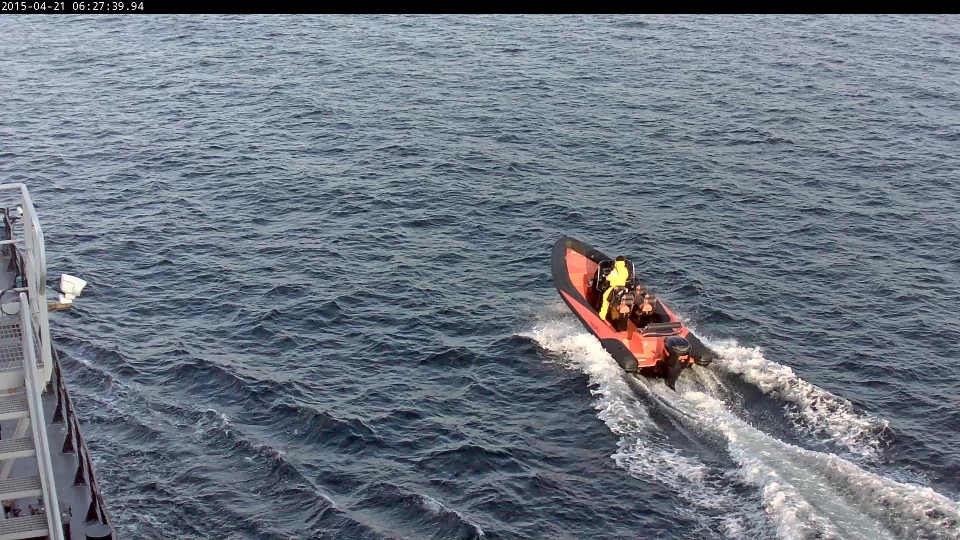
#> input picture images/test_image.jpg, 1920 x 1080 px (shown at 1/2 size)
$ jupyter execute demo.ipynb
#> lines starting #> are read from the running program, lines starting #| are printed output that depends on the picture; after the words box and inside, x2 and y2 are one past the last pixel; in counts of white or black regions, pixels touching at a corner belong together
[cell 1]
from PIL import Image
from sklearn.cluster import MeanShift, estimate_bandwidth
from skimage.filters import gaussian
from skimage.measure import label
import matplotlib.pyplot as plt
import numpy as np
from math import floor
from scipy.ndimage.morphology import binary_dilation, binary_fill_holes
import json
from pycocotools import mask
from skimage import measure
import cv2
from matplotlib import rcParams

[cell 2]
# Read in the image
im = Image.open("images/test_image.jpg")
#> im is the input picture: PIL image 1920x1080 RGB; mean R, G, B 110.3, 118.2, 129.6

# Convert image to numpy array
im = np.array(im)

# Display numpy array
plt.imshow(im)

[cell 3]
# Read in the image
im = Image.open("images/test_image.jpg")
original_rows, original_cols = im.size
#> original_rows = 1920; original_cols = 1080

# Declare bounding box
crop_rectangle = (1095, 468, 1432, 788)

# Crop the image around the bounding box
im = im.crop(crop_rectangle)
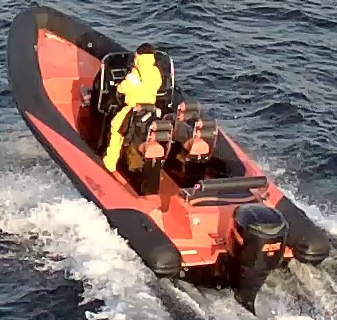
#> im: PIL image 337x320 RGB; mean R, G, B 127.7, 109, 104.7

# Load pixel data from cropped image
pix = im.load()

cols, rows = im.size
#> cols = 337; rows = 320

print("Rows: {}".format(rows))
#| Rows: 320
print("Cols: {}".format(cols))
#| Cols: 337

# Convert cropped image to numpy array
im = np.array(im)
# im = gaussian(im, sigma=6)
original_shape = im.shape
#> original_shape = (320, 337, 3)

# Display numpy array
plt.imshow(im)

[cell 4]
# Load positive and negative histograms
RGB_Water_Histogram = np.load('histograms/boat_positive_histogram.npy')
#> (reads histograms/boat_positive_histogram.npy from the repository)
RGB_Non_Water_Histogram = np.load('histograms/boat_negative_histogram.npy')
#> (reads histograms/boat_negative_histogram.npy from the repository)

[cell 5]
# Get the height and width of the sample image
rows = np.shape(im)[0]
cols = np.shape(im)[1]

print("Rows: {}".format(rows))
#| Rows: 320
print("Cols: {}".format(cols))
#| Cols: 337

# Get histogram bins
histogram_bins = np.shape(RGB_Water_Histogram)[0]

# Get the factor based on the histogram bins
factor = 256 / histogram_bins

[cell 6]
# Declare a results numpy array that contains only zeros
result = np.zeros((rows, cols))

[cell 7]
# Determine the probability of water given RGB and histograms representing water and non water

try:
    iterations = 4
    for row in range(rows):
        for col in range(cols):
    #         print(row)
    #         print(col)
    #         print("\n")
            red = float(pix[col, row][0])
            green = float(pix[col, row][1])
            blue = float(pix[col, row][2])

            red_index = floor(red / factor)
            green_index = floor(green / factor)
            blue_index = floor(blue / factor)

            water_value = RGB_Water_Histogram[red_index, green_index, blue_index]
            non_water_value = RGB_Non_Water_Histogram[red_index, green_index, blue_index]

            total = water_value + non_water_value

            if total is not 0:
                result[row, col] = water_value / total
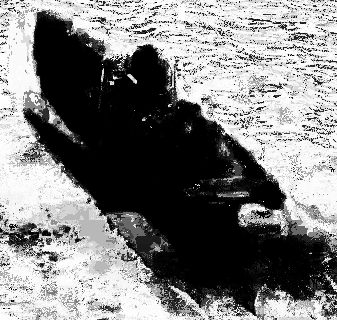
#> result: shape (320, 337) float64; 0.93% of the values are NaN or infinite; the others: min 0, max 1, mean 0.505; drawn with min black, max white, NaN and infinite black


    # Filter out points given threshold

    threshold = 0.48

    for row in range(rows):
        for col in range(cols):
            if result[row, col] < threshold:
                result[row, col] = 1
            else:
                result[row, col] = 0
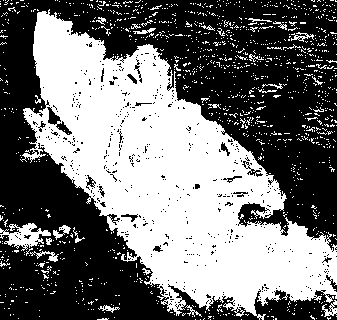
#> result: shape (320, 337) float64; values 0 (black) and 1 (white), 45.5% white; 1209 white regions (1175 under 20 px), largest, box (x1, y1, x2, y2) and area: (20, 9, 337, 320) 44045, (0, 223, 51, 251) 662, (322, 300, 337, 317) 113

    plt.imshow(result)

    # Get the largest connected component
    labels = label(result)
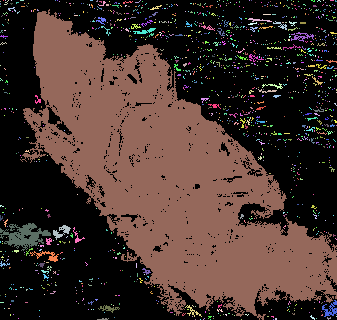
#> labels: shape (320, 337) int64; 1210 distinct labels, from 0 to 1209; one colour per label, 0 black
    assert( labels.max() != 0 ) # assume at least 1 CC
    largestCC = labels == np.argmax(np.bincount(labels.flat)[1:])+1
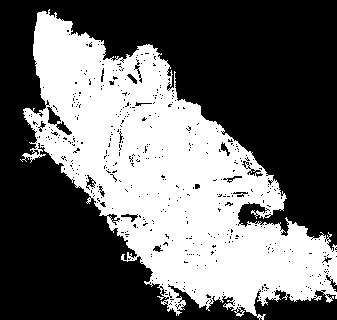
#> largestCC: shape (320, 337) bool; 40.8% white; 1 white region, box (x1, y1, x2, y2) and area: (20, 9, 337, 320) 44045

except:
    iterations = 2
    for row in range(rows):
        for col in range(cols):
    #         print(row)
    #         print(col)
    #         print("\n")
            red = float(pix[col, row][0])
            green = float(pix[col, row][1])
            blue = float(pix[col, row][2])

            red_index = floor(red / factor)
            green_index = floor(green / factor)
            blue_index = floor(blue / factor)

            water_value = RGB_Water_Histogram[red_index, green_index, blue_index]
            non_water_value = RGB_Non_Water_Histogram[red_index, green_index, blue_index]

            total = water_value + non_water_value

            if total is not 0:
                result[row, col] = water_value / total


    # Filter out points given threshold

    threshold = 0.48

    for row in range(rows):
        for col in range(cols):
            if result[row, col] < np.median(result):
                result[row, col] = 1
            else:
                result[row, col] = 0

    plt.imshow(result)

    # Get the largest connected component
    labels = label(result)
    assert( labels.max() != 0 ) # assume at least 1 CC
    largestCC = labels == np.argmax(np.bincount(labels.flat)[1:])+1

plt.imshow(largestCC)

[cell 8]
# Fill holes in the boat

largestCC = binary_fill_holes(largestCC)
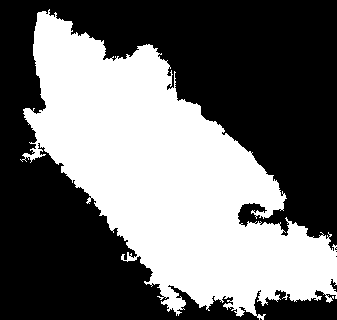
#> largestCC: shape (320, 337) bool; 42.8% white; 1 white region, box (x1, y1, x2, y2) and area: (20, 9, 337, 320) 46206
plt.imshow(largestCC)

[cell 9]
# Dialate to expand the mask

largestCC = binary_dilation(largestCC, iterations=iterations)
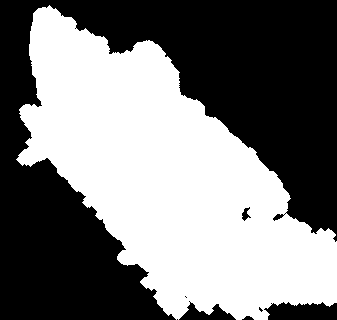
#> largestCC: shape (320, 337) bool; 48.5% white; 1 white region, box (x1, y1, x2, y2) and area: (16, 5, 337, 320) 52258
plt.imshow(largestCC)

[cell 10]
# Create numpy zeros array the same size as the original image before cropping
image_with_mask = np.zeros((original_cols, original_rows))

# Overlay binary mask onto zeros array
image_with_mask[crop_rectangle[1]:crop_rectangle[1] + rows, crop_rectangle[0]:crop_rectangle[0] + cols] = largestCC
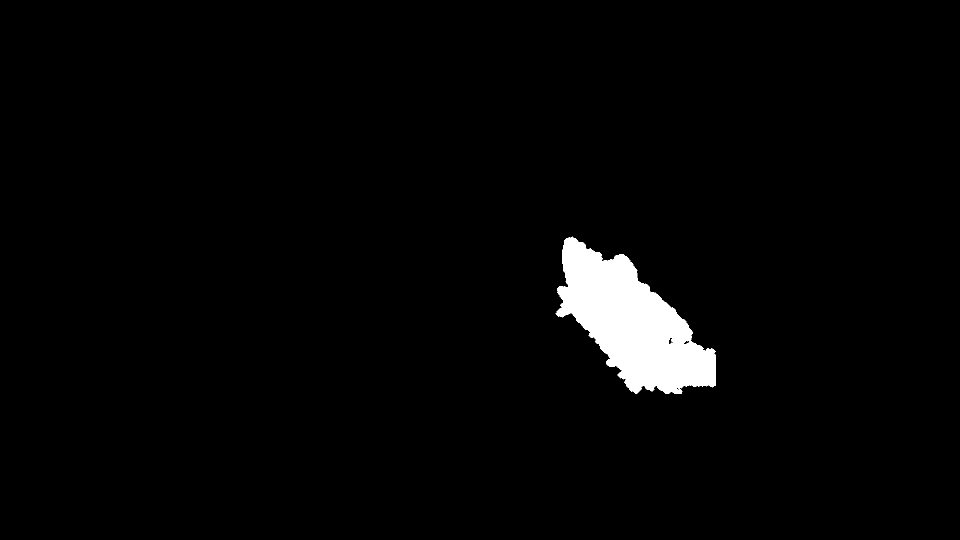
#> image_with_mask: shape (1080, 1920) float64 (shown at 1/2 size); values 0 (black) and 1 (white), 2.5% white; 1 white region, box (x1, y1, x2, y2) and area: (1111, 473, 1432, 788) 52258

plt.imshow(image_with_mask)

[cell 11]
# Now that we have the mask, we can convert the mask into COCO JSON format

# Convert mask to type uint8
image_with_mask = np.array(image_with_mask, dtype=np.uint8)

fortran_ground_truth_binary_mask = np.asfortranarray(image_with_mask)
encoded_ground_truth = mask.encode(fortran_ground_truth_binary_mask)
#> encoded_ground_truth = 2 items
ground_truth_area = mask.area(encoded_ground_truth)
#> ground_truth_area = 52258
ground_truth_bounding_box = mask.toBbox(encoded_ground_truth)
#> ground_truth_bounding_box = [1111, 473, 321, 315]
contours = measure.find_contours(image_with_mask, 0.5)
#> contours = 4 point arrays, longest 1809 points

segmentations = list()

for contour in contours:
    contour = np.flip(contour, axis=1)
    segmentation = contour.ravel().tolist()
    segmentations.append(segmentation)
#> this loop made 4 passes
#> after the loop, segmentations = 4 items

print(json.dumps(segmentations, indent=4))
#> (printed output is left out)
